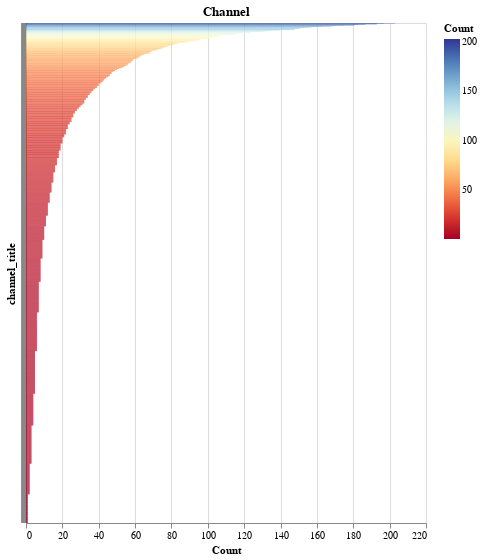

The cell this chart's notebook holds for it:
### Code cell
bar = alt.Chart(df_cha, title='Channel').mark_bar().encode(
    x=alt.X('id:Q', title='Count'),
    y=alt.Y('channel_title', sort='-x', axis=alt.Axis(labels=False)),
    color=alt.Color('id:Q', scale=alt.Scale(scheme='redyellowblue'), legend=alt.Legend(titleOrient='top', tickCount=4, title = 'Count'))
).properties(height=500)
bar

### Figure 1 — Vega-Lite specification as saved in the notebook (floating-point values rounded to 4 significant figures; data arrays with more than 128 entries replaced by an {"elided": "..."} marker saying what was removed)
{"config": {"view": {"continuousWidth": 400, "continuousHeight": 300}}, "data": {"name": "data-fe1f09d94b1b990d1db28b04b0b322e1"}, "mark": "bar", "encoding": {"color": {"type": "quantitative", "field": "id", "legend": {"tickCount": 4, "title": "Count", "titleOrient": "top"}, "scale": {"scheme": "redyellowblue"}}, "x": {"type": "quantitative", "field": "id", "title": "Count"}, "y": {"type": "nominal", "axis": {"labels": false}, "field": "channel_title", "sort": "-x"}}, "height": 500, "title": "Channel", "$schema": "https://vega.github.io/schema/vega-lite/v4.8.1.json", "datasets": {"data-fe1f09d94b1b990d1db28b04b0b322e1": {"elided": "2207 records"}}}
